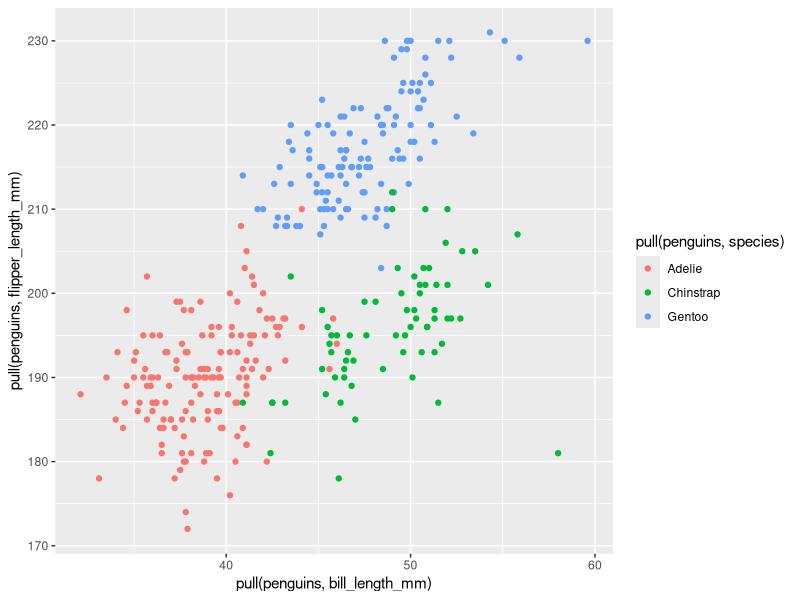
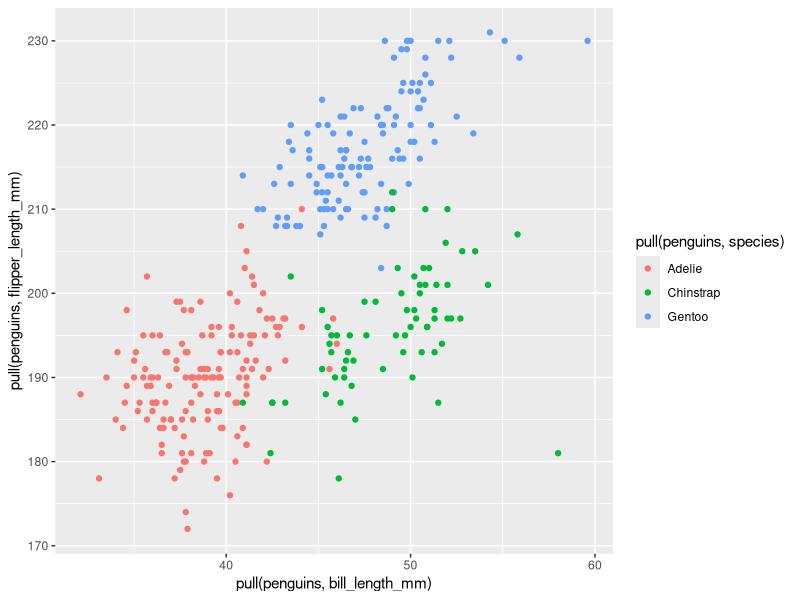

Here is the R script that generated these plots, in order:
## ---- chunk 1
library(tidyverse)
library(palmerpenguins)
## ---- chunk 2
prob1_df =
  tibble(
    samp = rnorm(10),
    samp_gt_0 = samp > 0,
    char_vec = c("a", "b", "c", "d", "e", "f", "g", "h", "i", "j"),
    factor_vec = factor(c("low", "low", "low", "mod", "mod", "mod", "mod", "high", "high", "high"))
  )
## ---- chunk 3
mean(pull(prob1_df, samp))
mean(pull(prob1_df, samp_gt_0))
mean(pull(prob1_df, char_vec))
mean(pull(prob1_df, factor_vec))
## ---- chunk 4
as.numeric(pull(prob1_df, samp_gt_0)) * (pull(prob1_df, samp))
as.factor(pull(prob1_df, samp_gt_0)) * (pull(prob1_df, samp))
as.numeric(as.factor(pull(prob1_df, samp_gt_0))) * (pull(prob1_df, samp))
## ---- chunk 5
data("penguins", package = "palmerpenguins")
## ---- chunk 6
names(penguins)
head(penguins)
dim(penguins)
summary(penguins)
## ---- chunk 7
nrow(penguins)
ncol(penguins)
## ---- chunk 8
mean(pull(penguins, flipper_length_mm), na.rm = TRUE)
## ---- chunk 9
ggplot(penguins, aes(x = pull(penguins, bill_length_mm), y = pull(penguins, flipper_length_mm), color = pull(penguins, species))) + geom_point()
ggsave("scatter.plot.pdf", height = 4, width = 6)
